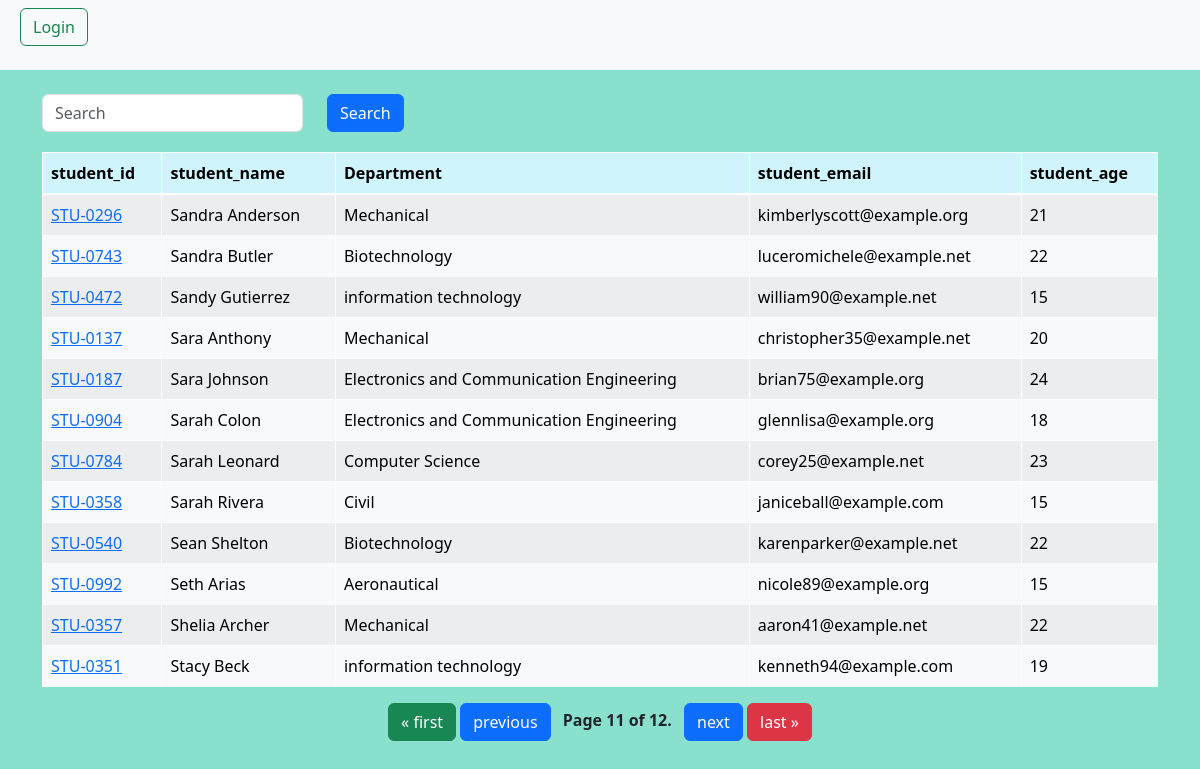
/students/?page=11, run on the app's committed database.
### vegi/models.py (models this page shows, shortened)
class Student(models.Model):
    department = models.ForeignKey(Department ,related_name= 'depart' , on_delete=models.CASCADE)
    student_id = models.OneToOneField( StudentID , related_name='studentid' , on_delete= models.CASCADE)
    student_name = models.CharField(max_length= 100)
    student_email = models.EmailField( unique= True)
    student_age = models.IntegerField( default=18)
    student_address = models.TextField()
    class Meta:
        ordering = ["student_name"]
        verbose_name = 'student'

class StudentID(models.Model):
    student_id = models.CharField(max_length= 100)
    def __str__(self) -> str:
        return f"{self.student_id} "

class Department(models.Model):
    department = models.CharField( max_length= 100)
    def __str__(self) -> str:
        return f" {self.department} "
    class Meta:
        ordering = ["department"]

### vegi/views.py (the view, shortened to what this page needs)
# urls.py: path('students/', get_students , name='get_students'),
def get_students(request):
    query_set = Student.objects.all()
    paginator = Paginator(query_set, 12)  # Show 25 contacts per page.
    page_number = request.GET.get("page" , 1)
    page_obj = paginator.get_page(page_number)
    context = { "page_obj" : page_obj }
    return render(request , 'report/students.html' , context )

### vegi/templates/report/students.html
{% extends "base.html" %}
{% block start %}
<div class="container my-4">
    <form class="text-center mx-auto mb-1">
        <div class="row">
            <div class="col-md-3">
                <input class="form-control" name="search" placeholder="Search">
            </div>
            <div class="col-md-1">
                <button class="btn btn-primary">Search</button>
            </div>
        </div>
    </form>
    <table class="table table-light table-striped">
        <thead class="table-info">
            <tr>
                <th scope="col">student_id</th>
                <th scope="col">student_name</th>
                <th scope="col">Department</th>
                <th scope="col">student_email</th>
                <th scope="col">student_age</th>
            </tr>
        </thead>
        <tbody class="table-group-divider">
            {% for stu in page_obj %}
            <tr>
                <td>    <a href="/marks/{{ stu.student_id }}">{{ stu.student_id }}</a>      </td>
                <td>{{ stu.student_name }}</td>
                <td>{{ stu.department }}</td>
                <td>{{ stu.student_email }}</td>
                <td>{{ stu.student_age }}</td>
            </tr>
            {% endfor %}
        </tbody>
    </table>
    <div class="pagination justify-content-center">
        <span class="step-links">
            {% if page_obj.has_previous %}
                <a href="?page=1" class="btn btn-success">&laquo; first</a>
                <a href="?page={{ page_obj.previous_page_number }}" class="btn btn-primary">previous</a>
            {% endif %}
            <span class="current mx-2 fw-bold">
                Page {{ page_obj.number }} of {{ page_obj.paginator.num_pages }}.
            </span>
            {% if page_obj.has_next %}
                <a href="?page={{ page_obj.next_page_number }}" class="btn btn-primary">next</a>
                <a href="?page={{ page_obj.paginator.num_pages }}" class="btn btn-danger">last &raquo;</a>
            {% endif %}
        </span>
    </div>
</div>
{% endblock %}

### main/templates/base.html (style rules this page uses)
.custom-background { background-color: #88e0cd; }
table { width: 80%; border-collapse: collapse; margin: 20px auto; }
th, td { border: 1px solid #ccc; padding: 8px; text-align: left; }
th { background-color: #f2f2f2; }

### data on the page
Student: student_id "STU-0296", student_name "Sandra Anderson", department "Mechanical", student_email "kimberlyscott@example.org", student_age "21"
Student: student_id "STU-0743", student_name "Sandra Butler", department "Biotechnology", student_email "luceromichele@example.net", student_age "22"
Student: student_id "STU-0472", student_name "Sandy Gutierrez", department "information technology", student_email "william90@example.net", student_age "15"
Student: student_id "STU-0137", student_name "Sara Anthony", department "Mechanical", student_email "christopher35@example.net", student_age "20"
Student: student_id "STU-0187", student_name "Sara Johnson", department "Electronics and Communication Engineering", student_email "brian75@example.org", student_age "24"
Student: student_id "STU-0904", student_name "Sarah Colon", department "Electronics and Communication Engineering", student_email "glennlisa@example.org", student_age "18"
Student: student_id "STU-0784", student_name "Sarah Leonard", department "Computer Science", student_email "corey25@example.net", student_age "23"
Student: student_id "STU-0358", student_name "Sarah Rivera", department "Civil", student_email "janiceball@example.com", student_age "15"
Student: student_id "STU-0540", student_name "Sean Shelton", department "Biotechnology", student_email "karenparker@example.net", student_age "22"
Student: student_id "STU-0992", student_name "Seth Arias", department "Aeronautical", student_email "nicole89@example.org", student_age "15"
Student: student_id "STU-0357", student_name "Shelia Archer", department "Mechanical", student_email "aaron41@example.net", student_age "22"
Student: student_id "STU-0351", student_name "Stacy Beck", department "information technology", student_email "kenneth94@example.com", student_age "19"

### other printed values
{{ page_obj.number }} "11"
{{ page_obj.paginator.num_pages }} "12"
